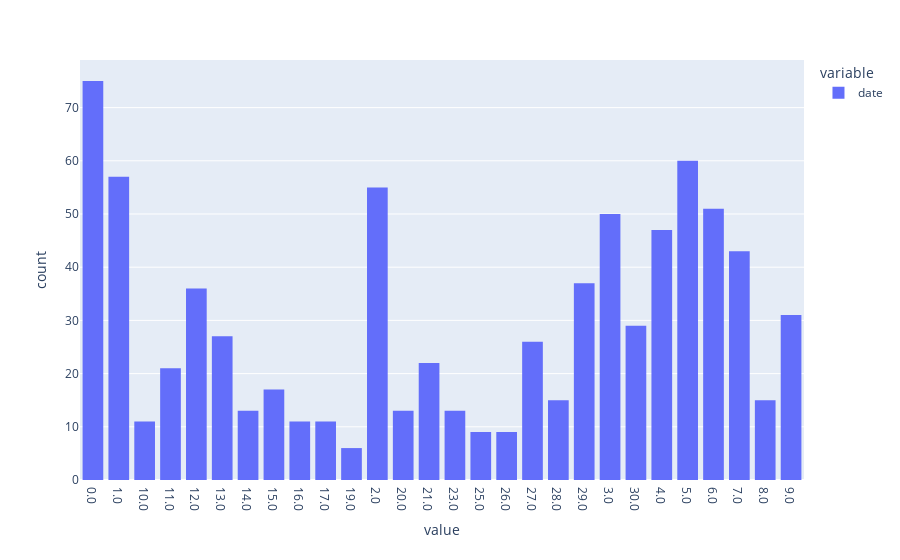

This figure's notebook cell:
### Code cell
px.histogram(y_val_dec.date.sort_values())

### Figure 1 — Plotly figure (JSON) as saved in the notebook; plotly's stock layout.template omitted (floating-point values rounded to 4 significant figures; data arrays with more than 128 entries replaced by an {"elided": "..."} marker saying what was removed)
{"data": [{"alignmentgroup": "True", "bingroup": "x", "hovertemplate": "variable=date<br>value=%{x}<br>count=%{y}<extra></extra>", "legendgroup": "date", "marker": {"color": "#636efa", "pattern": {"shape": ""}}, "name": "date", "offsetgroup": "date", "orientation": "v", "showlegend": true, "type": "histogram", "x": {"elided": "810 str values"}, "xaxis": "x", "yaxis": "y"}], "layout": {"barmode": "relative", "legend": {"title": {"text": "variable"}, "tracegroupgap": 0}, "margin": {"t": 60}, "xaxis": {"anchor": "y", "domain": [0, 1], "title": {"text": "value"}}, "yaxis": {"anchor": "x", "domain": [0, 1], "title": {"text": "count"}}}}
